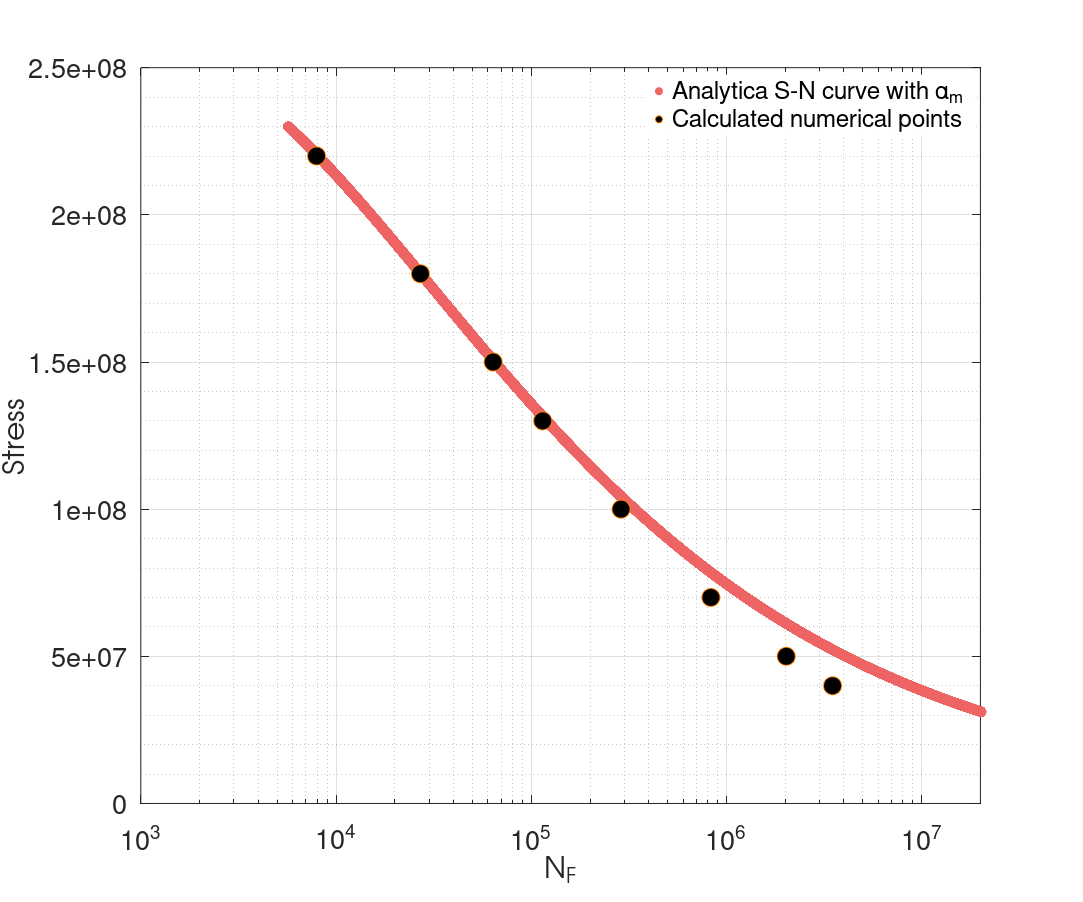

The MATLAB source for this figure:
clear;clc;close all;
format long e
%---------------------Verified parameters in random loading case-----------------------------
b1=1.1;                    %weakening scales distribution exponent
a1=0.1;                %sensitivity of sequence effect(control alp>0)
W0=3.27e8;            %dissipated energy to failure per unit volume
%---------------------Verified parameters in constant loading case-----------------------------
y=230e6;           %macroscopic yield stress
E=72e9;              %Young's modulus
k=6e8;                 %hardening parameter
nu=0.3;                     %poisson's ratio
sigu=320e6;             %ultimite stress
lam=0.1;               %hydrostatic pressure sensitivity
%---------------a b correspond to high and low bounds of cyclic load, 1 2
%correspond to  different parameters comparison------------------
stress11=1000:1000:y;
% m=0.1*stress11;
m=0;
Smax=sqrt(2/3).*stress11;
hydroa=1/3.*(stress11+m);
yielda=y-lam.*hydroa;
smina=yielda.*Smax.^-1;
hydrob=1/3.*(-stress11+m);
yieldb=y-lam.*hydrob;
sminb=yieldb.*Smax.^-1;
yieldm=(yielda+yieldb)/2;
alphamax1=(1-a1.*(smina-1).^-b1);
alphamin1=(1-a1.*(sminb-1).^-b1);

alpm1=(alphamax1+alphamin1)/2;
NF1=(1-alpm1).^-1*W0*E*(E+k*nu)*b1*(b1+1)*((4*(E-k)*(1+nu)*(b1-1)))^-1.*yieldm.^(b1-1).*Smax.^(-b1-1);
sn1=semilogx(NF1,stress11,'LineStyle', 'none','LineWidth', 1,'Marker', 'o', 'MarkerSize', 10, ...
            'MarkerEdgeColor', [238 99 99]/255, 'MarkerFaceColor',[238 99 99]/255);
grid on;
grid minor;
xlim([1e3 2e7]);
set(gca,'XTick',[1e0,1e1,1e2,1e3,1e4,1e5,1e6,1e7,1e8,1e9],'FontSize',35 );
% hTitle =title('S-N curve at constant amplitude stress with R=-1 in our model with different $\beta$','FontSize',20);
hXLabel = xlabel('N_F');
hYLabel =ylabel('Stress');
set(gca, 'FontName', 'Helvetica')
set([hXLabel, hYLabel], 'FontName', 'AvantGarde')
set([hXLabel, hYLabel], 'FontSize',40)

% Adjust axes properties
set(gcf,'color','w'); %set figure background transparent
set(gca,'color','w'); %set axis transparent
% Maximize print figure
set(gcf,'outerposition',get(0,'screensize'));
set(gcf, 'PaperPositionMode', 'manual');
set(gcf, 'PaperUnits', 'points'); %[ {inches} | centimeters | normalized | points ]
set(gcf, 'PaperPosition', [0 0 1200 1000]); %set(gcf,'PaperPosition',[left,bottom,width,height])

%% 
% 
% %---------------------Verified parameters in random loading case-----------------------------
% b=1.1;                    %weakening scales distribution exponent
% a=0.1;                %sensitivity of sequence effect(control alp>0)
% W0=3.27e8;            %dissipated energy to failure per unit volume
% pb=b;                %Major damage power
% %---------------------Verified parameters in constant loading case-----------------------------
% y=230e6;           %macroscopic yield stress
% E=72e9;              %Young's modulus
% k=6e8;                 %hardening parameter
% nu=0.3;                     %poisson's ratio
% sigu=320e6;             %ultimite stress
% lam=0.1;               %hydrostatic pressure sensitivity
% stepnumber=2;        %devide one cycle in 200 parts
% m=0;                   % mean stress
% 
% 
% x= [0.999305042	0.996340117	0.991013371	0.983336254	0.973326828	0.9610088	0.946411375	0.929569172	0.910522137...
%     0.889315446	0.865999398	0.840629296	0.813265315	0.783972359	0.752819907	0.71988185	0.685236313	0.648965471...
%     0.611155355	0.571895646	0.531279464	0.489403146	0.446366017	0.402270158	0.357220158	0.311322872	0.264687162...
%     0.217423644	0.16964442	0.121462819	0.072993122	0.024350293	-0.024350293	-0.072993122	-0.121462819	-0.16964442...
%     -0.217423644	-0.264687162	-0.311322872	-0.357220158	-0.402270158	-0.446366017	-0.489403146	-0.531279464...
%     -0.571895646	-0.611155355	-0.648965471	-0.685236313	-0.71988185	-0.752819907	-0.783972359	-0.813265315...
%     -0.840629296	-0.865999398	-0.889315446	-0.910522137	-0.929569172	-0.946411375	-0.9610088	-0.973326828...
%     -0.983336254	-0.991013371	-0.996340117	-0.999305042];
% weight=[0.001783281	0.004147033	0.006504458	0.00884676	0.011168139	0.013463048	0.01572603	0.017951716	0.020134823...
%     0.022270174	0.024352703	0.02637747	0.028339673	0.030234657	0.032057928	0.033805162	0.035472213	0.037055129	0.038550153...
%     0.039953741	0.041262563	0.042473515	0.043583725	0.044590558	0.045491628	0.046284797	0.046968183	0.047540166	0.047999389...
%     0.048344762	0.048575467	0.048690957	0.048690957	0.048575467	0.048344762	0.047999389	0.047540166	0.046968183	0.046284797...
%     0.045491628	0.044590558	0.043583725	0.042473515	0.041262563	0.039953741	0.038550153	0.037055129	0.035472213	0.033805162...
%     0.032057928	0.030234657	0.028339673	0.02637747	0.024352703	0.022270174	0.020134823	0.017951716	0.01572603	0.013463048...
%     0.011168139	0.00884676	0.006504458	0.004147033	0.001783281];

%  for load = [2.2e8 1.8e8  1.5e8 1.3e8 1e8  0.7e8 0.5e8 0.4e8]
% %---------------------3 Numerical method-----------------------------
% D=1e-16;
% n=1;       %initial recording point
% %---------------------to get the the first Sb-----------------------------
% loadtensor= [load 0 0;0 0 0;0 0 0];
% stress11=m+load*cosd(n*360/stepnumber);
% hydro=1/3*sum(stress11(1)+0+0);
% yield=y-lam*hydro; %macro yield strength considering mean stress effect
% dev1=[stress11 0 0 ;0 0 0 ;0 0 0 ]-hydro*eye(3);
% dev11=dev1(1,1); dev12=dev1(1,3); dev13=dev1(1,3);
% dev21=dev1(2,1); dev22=dev1(2,2); dev23=dev1(2,3);
% dev31=dev1(3,1); dev32=dev1(3,2); dev33=dev1(3,3);
% Smax=norm(dev1,'fro');
% s= (x/2+1/2).^(1/(1-b)); %1*64
% 
% trial11=dev11; trial12=dev12; trial13=dev13;
% trial21=dev21; trial22=dev22; trial23=dev23;
% trial31=dev31; trial32=dev32; trial33=dev33;
% 
% normtrial(1)=norm([trial11, trial12, trial13; trial21, trial22, trial23;trial31, trial32, trial33],'fro');
% 
% eta=bsxfun(@minus,bsxfun(@times,normtrial(1)/yield,s),1); %compare normtrial with yield/s
% eta(eta<0)=0; %only keep normtrials which are larger than yield/s
% 
% Sb11=bsxfun(@rdivide,trial11,bsxfun(@plus,eta,1));Sb12=bsxfun(@rdivide,trial12,bsxfun(@plus,eta,1));Sb13=bsxfun(@rdivide,trial13,bsxfun(@plus,eta,1));
% Sb21=bsxfun(@rdivide,trial21,bsxfun(@plus,eta,1));Sb22=bsxfun(@rdivide,trial22,bsxfun(@plus,eta,1));Sb23=bsxfun(@rdivide,trial23,bsxfun(@plus,eta,1));
% Sb31=bsxfun(@rdivide,trial31,bsxfun(@plus,eta,1));Sb32=bsxfun(@rdivide,trial32,bsxfun(@plus,eta,1));Sb33=bsxfun(@rdivide,trial33,bsxfun(@plus,eta,1));
% %1*64 for each Sb element
% Sbtensor=[Sb11; Sb12; Sb13; Sb21; Sb22; Sb23;Sb31; Sb32; Sb33];
% normSb=sqrt(sum(Sbtensor.^2)); %sum(a) sums all the colume
% 
% % existsOnGPU(normSb)
% Ws=(bsxfun(@minus,normtrial,bsxfun(@rdivide, yield,s))<=0).*...
%     (0)+...
%     (bsxfun(@minus,normtrial,bsxfun(@rdivide, yield,s))>0).*...
%     ((E-k)*(1+nu)*(2*E*(E+k*nu))^-1*bsxfun(@times,weight,bsxfun(@rdivide,bsxfun(@times,bsxfun(@minus,normtrial,bsxfun(@rdivide, yield,s)),yield),s)));
% 
% W= sum(Ws);
% sequence=((Smax*yield^-1)*(1-Smax*yield^-1)^-1)^b;
% sequence(sequence<0)=0;
% alp=1-a*sequence;
% D=D+D^alp*W/W0;
% %%
% 
% tic;
% while D<1
%     stress11=m+load*cosd(n*360/stepnumber);
%     hydro=1/3*sum(stress11+0+0);
%     yield=y-lam*hydro;
%     dev1=[stress11 0 0 ;0 0 0 ;0 0 0 ]-hydro*eye(3);
%     dev11=dev1(1,1); dev12=dev1(1,2); dev13=dev1(1,3);
%     dev21=dev1(2,1); dev22=dev1(2,2); dev23=dev1(2,3);
%     dev31=dev1(3,1); dev32=dev1(3,2); dev33=dev1(3,3);
%     
%     stress11=m+load*cosd((n+1)*360/stepnumber);
%     hydro=1/3*sum(stress11+0+0);
%     devn=[stress11 0 0;0 0 0;0 0 0]-hydro*eye(3);
%     dev11g=devn(1,1); dev12g=devn(1,2); dev13g=devn(1,3);
%     dev21g=devn(2,1); dev22g=devn(2,2); dev23g=devn(2,3);
%     dev31g=devn(3,1); dev32g=devn(3,2); dev33g=devn(3,3);
%     Smax=norm(devn,'fro');
%     
%     trial11=bsxfun(@plus,Sb11,(dev11g-dev11)); trial12=bsxfun(@plus,Sb12,(dev12g-dev12));trial13=bsxfun(@plus,Sb13,(dev13g-dev13));
%     trial21=bsxfun(@plus,Sb21,(dev21g-dev21)); trial22=bsxfun(@plus,Sb22,(dev22g-dev22));trial23=bsxfun(@plus,Sb23,(dev23g-dev23));
%     trial31=bsxfun(@plus,Sb31,(dev31g-dev31)); trial32=bsxfun(@plus,Sb32,(dev32g-dev32));trial33=bsxfun(@plus,Sb33,(dev33g-dev33));
%     trialtensor=[trial11; trial12; trial13; trial21; trial22; trial23;trial31; trial32; trial33];
%     normtrial=sqrt(sum(trialtensor.^2));
% 
%     eta=bsxfun(@minus,bsxfun(@times,normtrial/yield,s),1); %1*64
%     eta(eta<0)=0;
%     
%     Sb11=bsxfun(@rdivide,trial11,bsxfun(@plus,eta,1));Sb12=bsxfun(@rdivide,trial12,bsxfun(@plus,eta,1));Sb13=bsxfun(@rdivide,trial13,bsxfun(@plus,eta,1));
%     Sb21=bsxfun(@rdivide,trial21,bsxfun(@plus,eta,1));Sb22=bsxfun(@rdivide,trial22,bsxfun(@plus,eta,1));Sb23=bsxfun(@rdivide,trial23,bsxfun(@plus,eta,1));
%     Sb31=bsxfun(@rdivide,trial31,bsxfun(@plus,eta,1));Sb32=bsxfun(@rdivide,trial32,bsxfun(@plus,eta,1));Sb33=bsxfun(@rdivide,trial33,bsxfun(@plus,eta,1));
%     %1*64 for each Sb element
%     Sbtensor=[Sb11; Sb12; Sb13; Sb21; Sb22; Sb23;Sb31; Sb32; Sb33];
%     normSb=sqrt(sum(Sbtensor.^2)); %sum(a) sums all the colume
%     
%     Ws=(bsxfun(@minus,normtrial,bsxfun(@rdivide, yield,s))<=0).*...
%         (0)+...
%         (bsxfun(@minus,normtrial,bsxfun(@rdivide, yield,s))>0).*...
%         ((E-k)*(1+nu)*(2*E*(E+k*nu))^-1*bsxfun(@times,weight,bsxfun(@rdivide,bsxfun(@times,bsxfun(@minus,normtrial,bsxfun(@rdivide, yield,s)),yield),s)));
%     
%     W= sum(Ws);
% sequence=((Smax*yield^-1)*(1-Smax*yield^-1)^-1)^b;
% sequence(sequence<0)=0;
% alp=1-a*sequence;
% D=D+D^alp*W/W0;
%     
%     n=n+1;
% end
% toc;
% 
% NF=n/stepnumber
% hold on;
% plot(NF,load, 'o','MarkerSize',20, 'MarkerFaceColor','k', 'MarkerEdgeColor',[1 0.5 0]);
% end
hold on
load = [2.2e8 1.8e8  1.5e8 1.3e8 1e8  0.7e8 0.5e8 0.4e8]
NF =[7.9465e3  2.70545e4 6.38255e4  114426  2.884425e5  8.320605e5 2024415 3495793]
numerical=plot(NF,load, 'o','MarkerSize',20, 'MarkerFaceColor','k', 'MarkerEdgeColor',[1 0.5 0]);
hLegend=legend([sn1,numerical], 'Analytica S-N curve with \alpha_m','Calculated numerical points','Location','northeast');
set([hLegend, gca], 'FontSize', 30)
set(hLegend,'Box','on');
set(hLegend,'EdgeColor',[1 1 1]); %set the edge colour of the legend to white 
 saveas(gcf,'F:\Git\Anew\figures\SNnumerical.png');